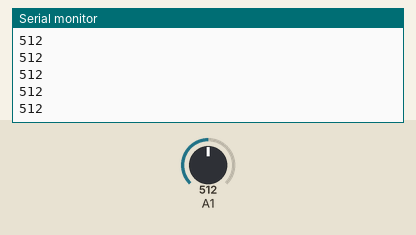
Simulated run of this sketch. Board: Arduino Uno, built with avr-gcc and run on an emulated ATmega328P. Parts: the last lines printed to the serial monitor. Inputs (shaded band) come from the test bench; at power-on: A1 = 512.

Above: at 1.2 s.
1.3 s: A1 set to 716
At 2.1 s:
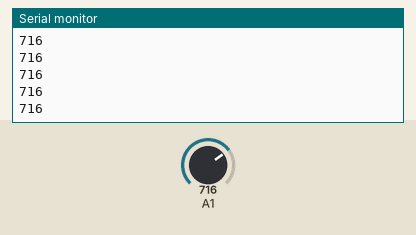
2.8 s: A1 set to 900
At 3.5 s:
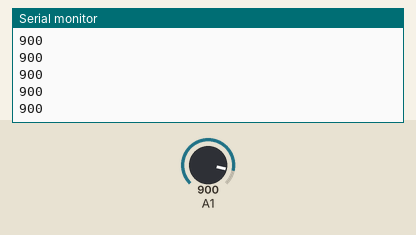
Timing chart, 0 to 5.8 s (numbered marks = the images above; inputs shaded):
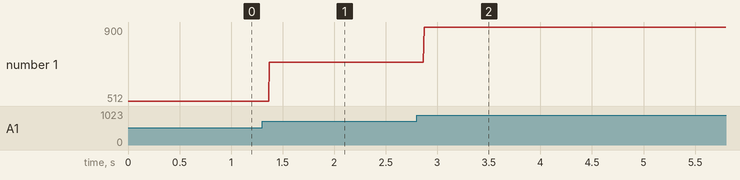

Measured:
- after the input at 1.3 s, the serial monitor: prints a new line after 0.07 s (image 1)
- after the input at 2.8 s, the serial monitor: prints a new line after 0.07 s (image 2)
- plotted number 1: 512 → 716 after the input at 1.3 s, 716 → 900 after the input at 2.8 s

The sketch:

humedad_del_suelo.ino
```cpp
int valor;

void setup() {
  // put your setup code here, to run once:
Serial.begin(9600);
}

void loop() {
  // put your main code here, to run repeatedly:
 valor = analogRead(A1);
 Serial.println(valor);
}
```
